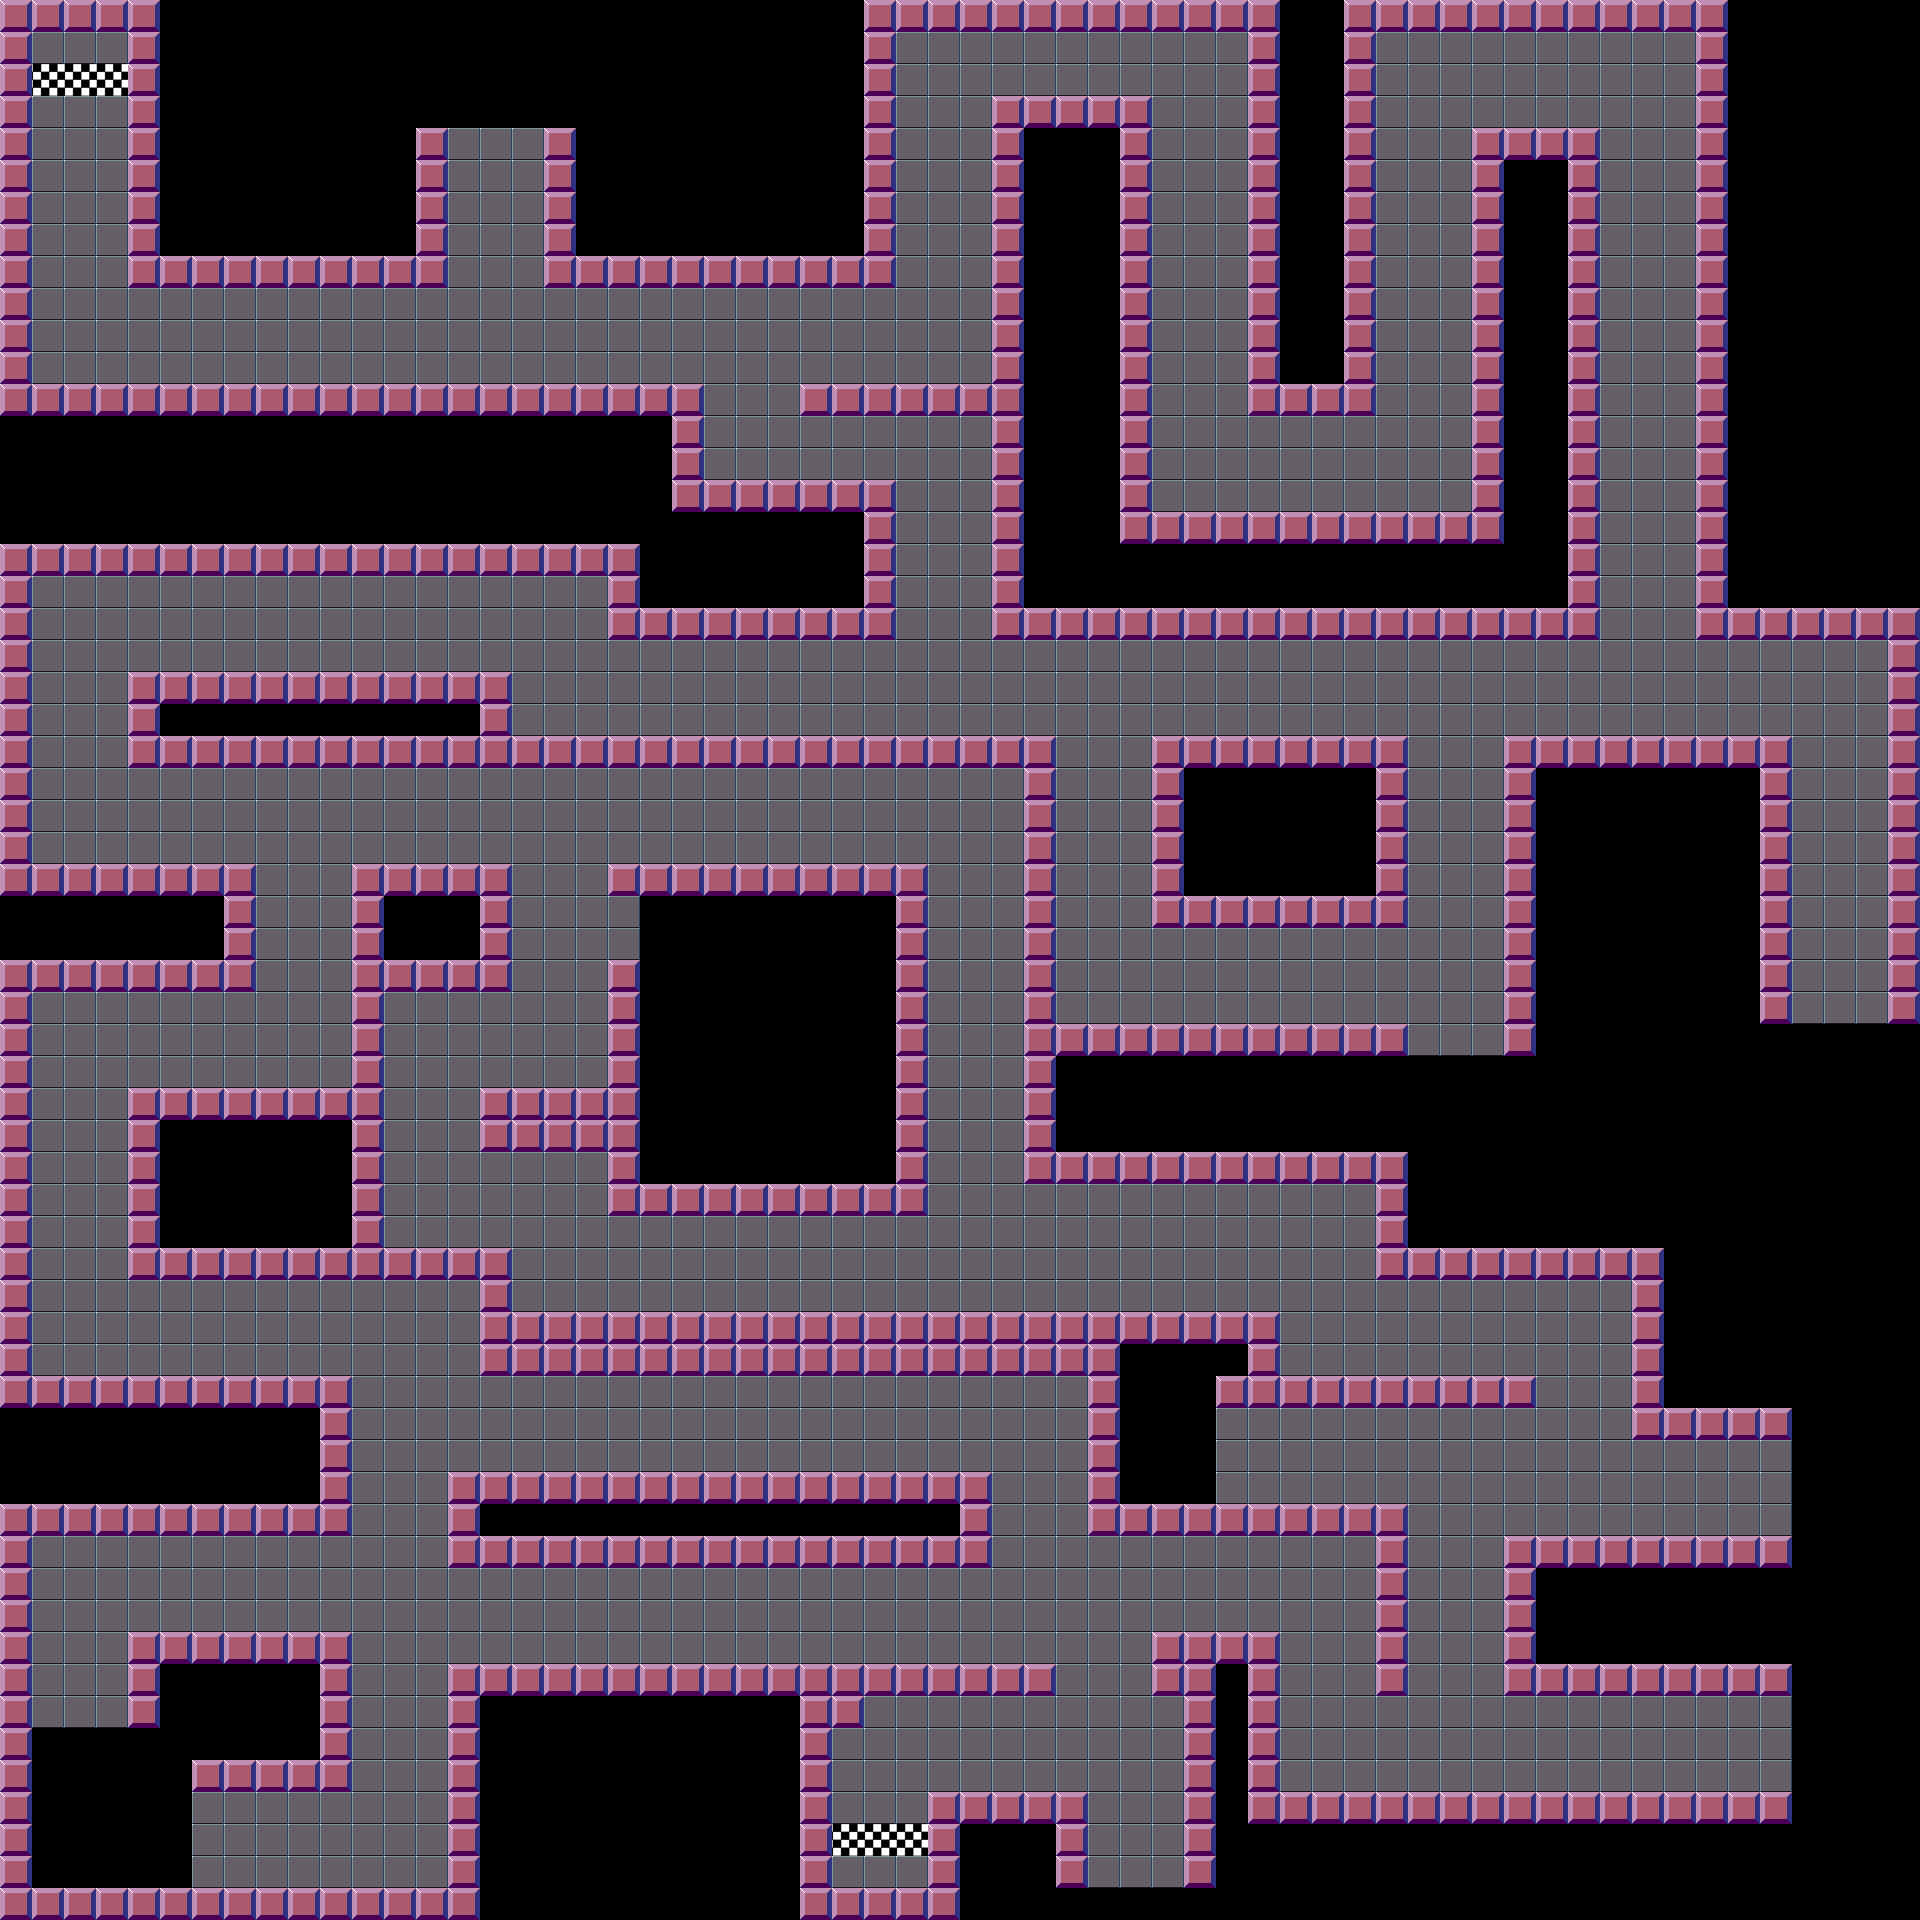

Rendered tile map (Tiled .tmx) drawn with the repository's tilesets; below, a short description and the map source with its tile grids summarised:
An orthogonal 60x60 tile map with 32x32 px tiles, 2 tile layers (background, walls), 3 tilesets and 64 objects (52x StaticWall, 9x Hole, FinishLine, Ball).

<map version="1.0" orientation="orthogonal" width="60" height="60" tilewidth="32" tileheight="32">
 <properties>
  <property name="background image" value="NASA_HiddenUniverse_08.jpg" />
  <property name="music" value="spaceLevel_2.mp3" />
 </properties>
 <tileset firstgid="1" name="sci-fi-platformer-tiles-1" tilewidth="32" tileheight="32">
  <image source="tiles/sci-fi-platformer-tiles-1.png" width="512" height="512" />
 </tileset>
 <tileset firstgid="257" name="sci-fi-platformer-tiles-3" tilewidth="32" tileheight="32">
  <image source="tiles/sci-fi-platformer-tiles-3.png" width="512" height="512" />
 </tileset>
 <tileset firstgid="513" name="tilea2 (1)" tilewidth="32" tileheight="32">
  <image source="tilea2 (1).png" width="512" height="512" />
 </tileset>
 <layer name="background" width="60" height="60">
  <data>[3600 cells, 2379 non-empty, 1 distinct tile ids]</data>
 </layer>
 <layer name="walls" width="60" height="60">
  <data>[3600 cells, 871 non-empty, 2 distinct tile ids]</data>
 </layer>
 <objectgroup name="collision" width="60" height="60">
  <object name="StaticWall" x="282" y="129" width="166" height="160" />
  <object name="StaticWall" x="128" y="15" width="160" height="273" />
  <object name="StaticWall" x="8" y="3" width="1719" height="29" />
  <object name="StaticWall" x="11" y="5" width="21" height="1904" />
  <object name="StaticWall" x="544" y="128" width="174" height="160" />
  <object name="StaticWall" x="672" y="18" width="225" height="270" />
  <object name="StaticWall" x="15" y="384" width="690" height="192" />
  <object name="StaticWall" x="608" y="480" width="288" height="159" />
  <object name="StaticWall" x="800" y="384" width="215" height="31" />
  <object name="StaticWall" x="992" y="96" width="160" height="543" />
  <object name="StaticWall" x="1135" y="512" width="375" height="128" />
  <object name="StaticWall" x="1248" y="16" width="128" height="400" />
  <object name="StaticWall" x="1472" y="128" width="128" height="512" />
  <object name="StaticWall" x="1696" y="19" width="209" height="621" />
  <object name="StaticWall" x="1888" y="600" width="25" height="1260" />
  <object name="StaticWall" x="1504" y="735" width="289" height="545" />
  <object name="StaticWall" x="1024" y="1024" width="383" height="160" />
  <object name="StaticWall" x="1152" y="735" width="256" height="193" />
  <object name="StaticWall" x="1024" y="736" width="32" height="321" />
  <object name="StaticWall" x="608" y="864" width="320" height="33" />
  <object name="StaticWall" x="896" y="874" width="32" height="342" />
  <object name="StaticWall" x="608" y="1184" width="311" height="32" />
  <object name="StaticWall" x="480" y="1088" width="160" height="65" />
  <object name="StaticWall" x="608" y="960" width="32" height="243" />
  <object name="StaticWall" x="497" y="736" width="558" height="31" />
  <object name="StaticWall" x="128" y="672" width="384" height="96" />
  <object name="StaticWall" x="352" y="864" width="160" height="128" />
  <object name="StaticWall" x="1376" y="1121" width="153" height="159" />
  <object name="StaticWall" x="1631" y="1184" width="271" height="257" />
  <object name="StaticWall" x="1243" y="1377" width="293" height="31" />
  <object name="StaticWall" x="1504" y="1536" width="393" height="160" />
  <object name="StaticWall" x="1376" y="1504" width="33" height="192" />
  <object name="StaticWall" x="1268" y="1792" width="630" height="26" />
  <object name="StaticWall" x="1089" y="1312" width="191" height="97" />
  <object name="StaticWall" x="1088" y="1397" width="33" height="139" />
  <object name="StaticWall" x="1101" y="1505" width="291" height="32" />
  <object name="StaticWall" x="480" y="1312" width="625" height="64" />
  <object name="StaticWall" x="1185" y="1632" width="95" height="260" />
  <object name="StaticWall" x="449" y="1472" width="543" height="96" />
  <object name="StaticWall" x="448" y="1664" width="384" height="229" />
  <object name="FinishLine" x="814" y="1837" width="134" height="12" />
  <object name="StaticWall" x="8" y="1888" width="1080" height="25" />
  <object name="StaticWall" x="186" y="1632" width="166" height="160" />
  <object name="StaticWall" x="128" y="1633" width="65" height="101" />
  <object name="StaticWall" x="22" y="1376" width="329" height="160" />
  <object name="StaticWall" x="128" y="1088" width="256" height="192" />
  <object name="StaticWall" x="352" y="963" width="32" height="158" />
  <object name="StaticWall" x="366" y="1248" width="146" height="32" />
  <object x="480" y="1270" width="31" height="54" />
  <object name="StaticWall" x="25" y="865" width="231" height="128" />
  <object name="Hole" x="1792" y="1433" width="71" height="119" />
  <object name="Hole" x="1792" y="1693" width="27" height="109" />
  <object name="Hole" x="1186" y="1401" width="31" height="121" />
  <object name="Hole" x="13" y="1728" width="179" height="165" />
  <object name="Hole" x="640" y="890" width="45" height="88" />
  <object name="Hole" x="427" y="105" width="146" height="24" />
  <object name="Hole" x="1402" y="1056" width="114" height="17" />
  <object name="Hole" x="1788" y="1024" width="114" height="16" />
  <object name="StaticWall" x="1152" y="1632" width="50" height="64" />
  <object name="StaticWall" x="928" y="1792" width="160" height="113" />
  <object name="StaticWall" x="819" y="1664" width="45" height="64" />
  <object name="StaticWall" x="848" y="1664" width="207" height="32" />
  <object name="Hole" x="1083" y="1888" width="112" height="14" />
  <object name="Ball" x="66" y="66" width="24" height="24">
   <ellipse />
  </object>
 </objectgroup>
</map>
